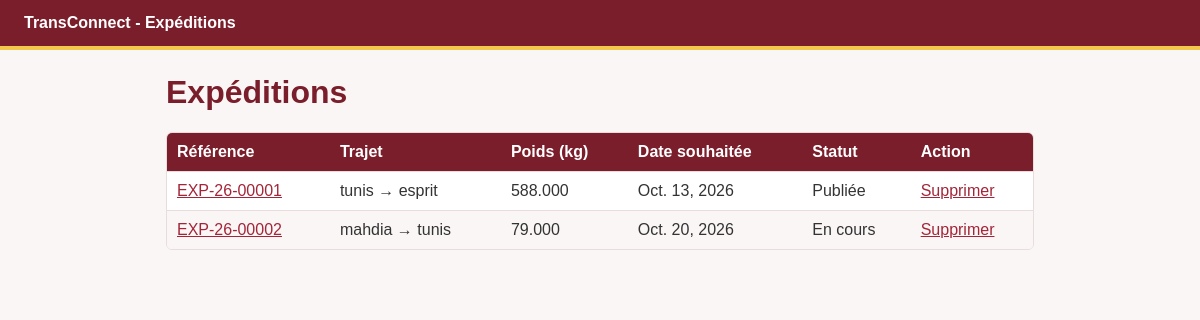
Page /expedition/list/ on the earlier database version.
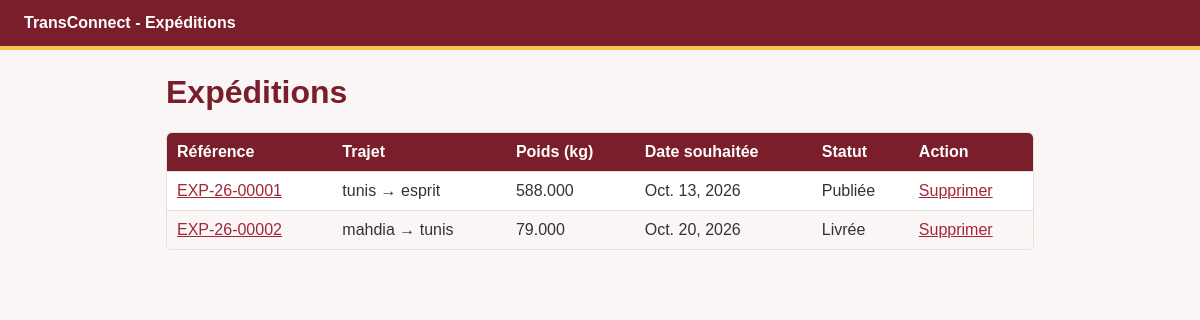
Same page on the later database version.
### ExpeditionApp/models.py (models this page shows, shortened)
class Expedition(models.Model):
    STATUT_CHOICES = [
        ('publiee', 'Publiée'),
        ('attribuee', 'Attribuée'),
        ('en_cours', 'En cours'),
        ('livree', 'Livrée'),
        ('annulee', 'Annulée'),
    ]
    reference = models.CharField(max_length=20, unique=True, editable=False)
    ville_depart = models.CharField(max_length=100)
    ville_arrivee = models.CharField(max_length=100)
    poids_kg = models.DecimalField(
        max_digits=10,
        decimal_places=3,
        validators=[MinValueValidator(0.001, 'le poids doit être supérieur à 0kg')],
    )
    date_souhaitee = models.DateField()
    description = models.TextField(blank=True)
    statut = models.CharField(max_length=20, choices=STATUT_CHOICES, default='publiee')
    entreprise = models.ForeignKey(
        Entreprise,
        on_delete=models.CASCADE,
        related_name='expeditions',
        limit_choices_to={'type_entreprise': 'chargeur'},
    )
    created_at = models.DateTimeField(auto_now_add=True)
    updated_at = models.DateTimeField(auto_now=True)

### ExpeditionApp/views.py (the view)
# urls.py: path('list/', liste_expeditions, name='list'),
def liste_expeditions(request):
    return render(request, 'expedition/list.html', {'liste': Expedition.objects.all()})

### templates/expedition/list.html (shortened to what this page needs)
{% extends "expedition/base.html" %}
{% block content %}
<h1>Expéditions</h1>
<div class="table-container">
    <table class="expedition-table">
        <thead>
            <tr>
                <th scope="col">Référence</th>
                <th scope="col">Trajet</th>
                <th scope="col">Poids (kg)</th>
                <th scope="col">Date souhaitée</th>
                <th scope="col">Statut</th>
                <th scope="col">Action</th>
            </tr>
        </thead>
        <tbody>
            {% for expedition in liste %}
            <tr>
                <td><a href="{% url 'details' expedition.pk %}">{{ expedition.reference }}</a></td>
                <td>{{ expedition.ville_depart }} → {{ expedition.ville_arrivee }}</td>
                <td>{{ expedition.poids_kg }}</td>
                <td>{{ expedition.date_souhaitee }}</td>
                <td>{{ expedition.get_statut_display }}</td>
                <td><a href="{% url 'delete' expedition.pk %}">Supprimer</a></td>
            </tr>
            {% empty %}
            <tr><td colspan="6">Aucune expédition.</td></tr>
            {% endfor %}
        </tbody>
    </table>
</div>
{% endblock %}

Differences in the rows shown:
changed Expedition "EXP-26-00002": statut "En cours" → "Livrée"
